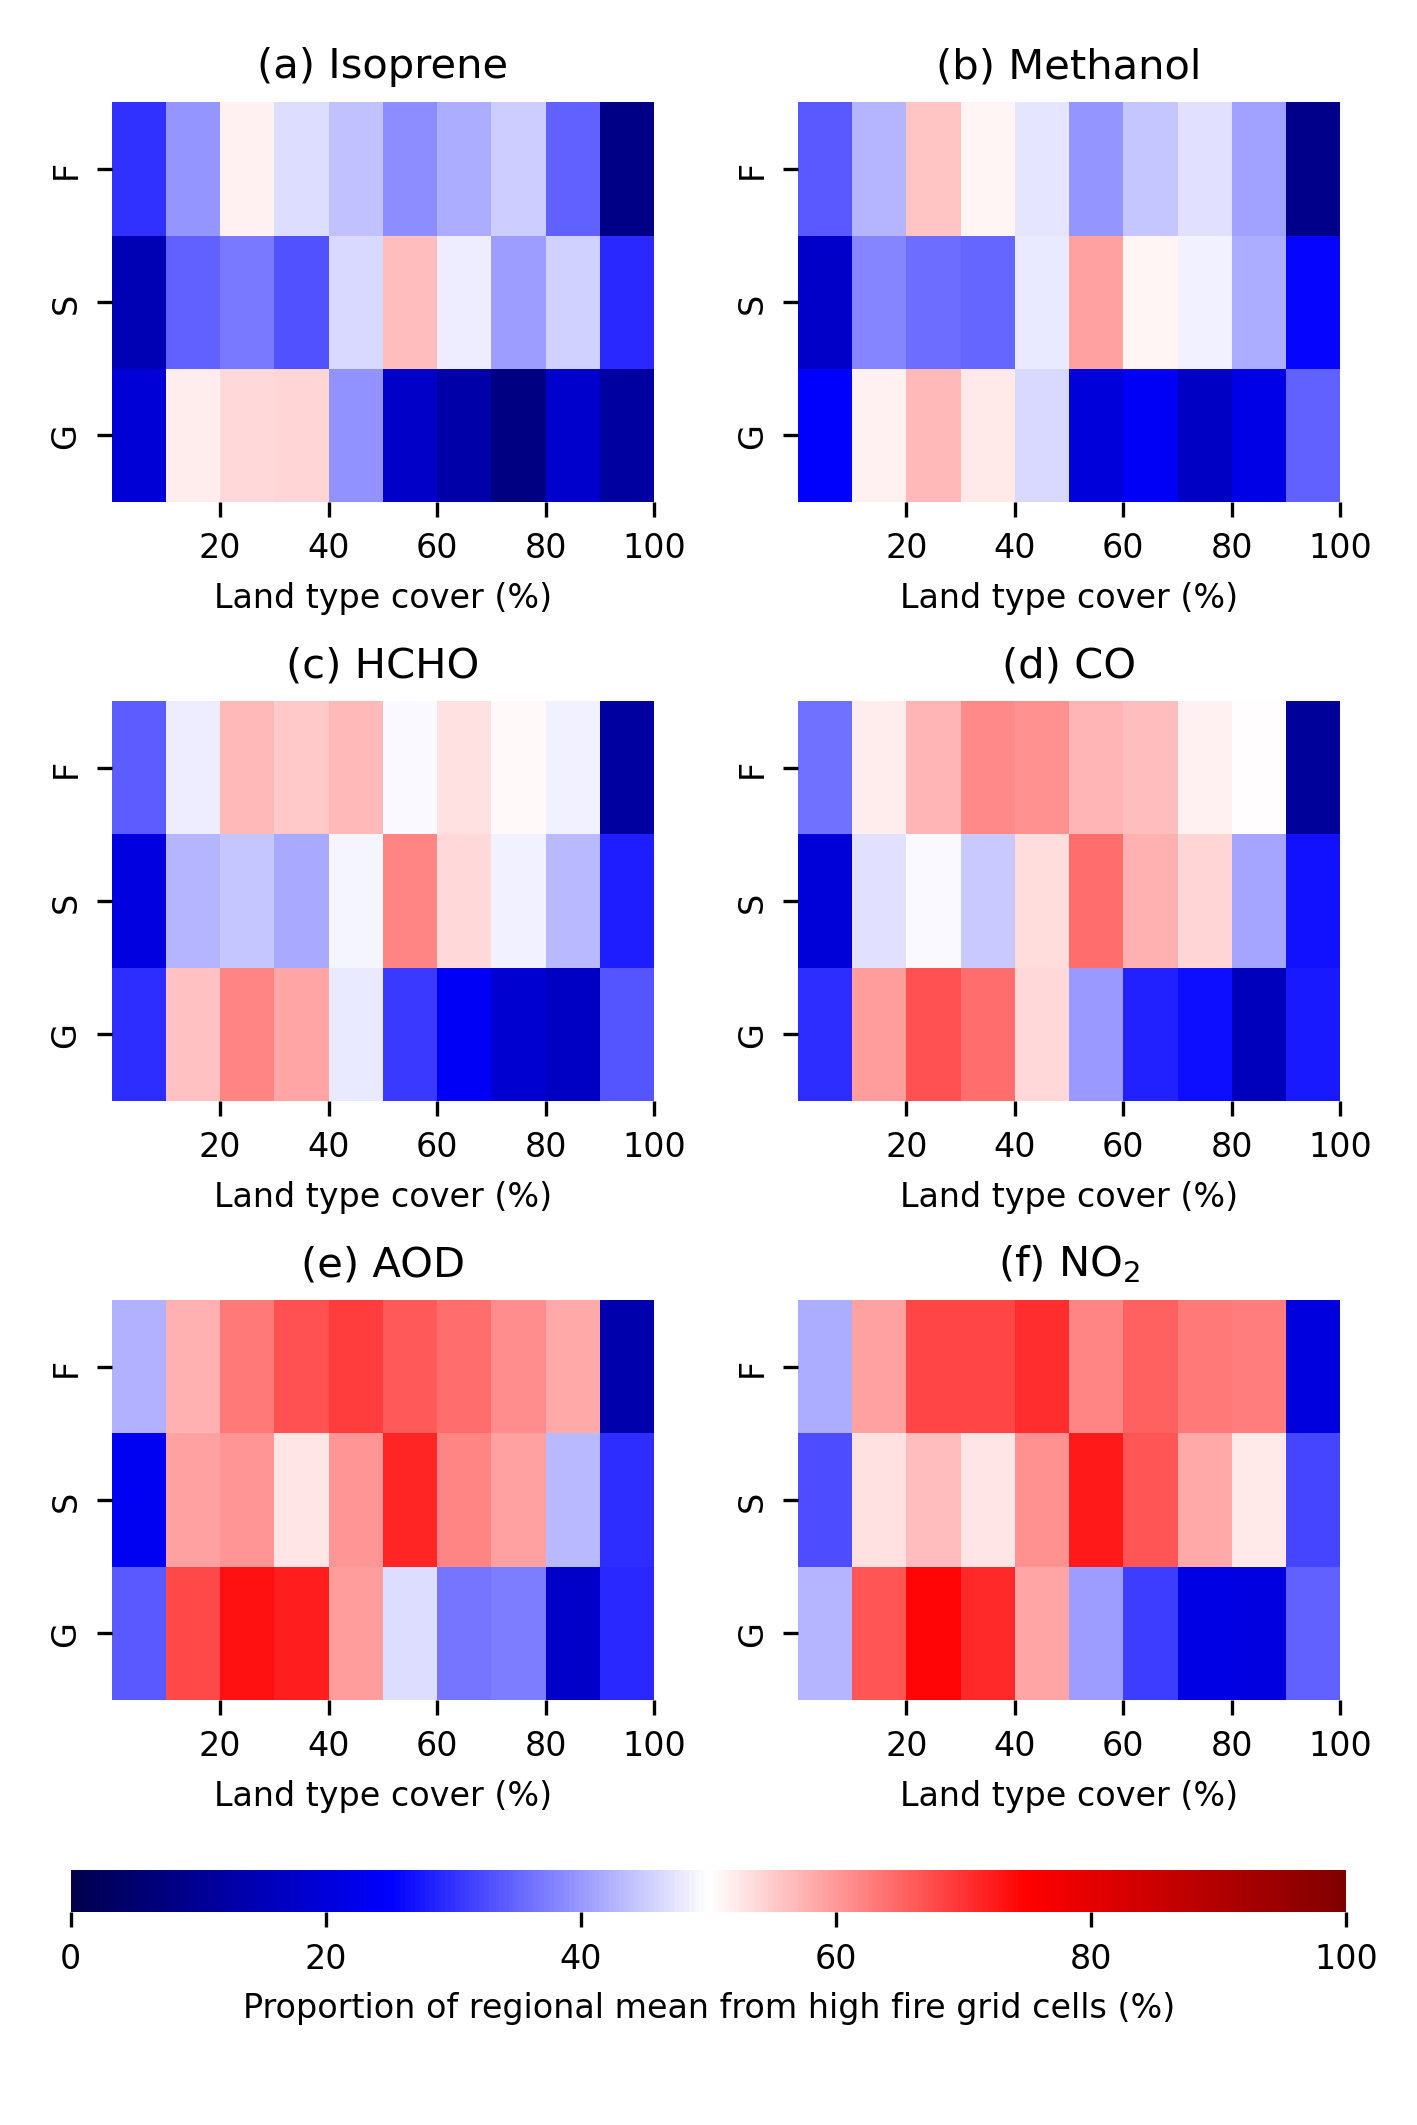

Reproduce this figure in Python.
# -*- coding: utf-8 -*-
"""
Created on Fri Mar 31 12:44:58 2023

@author: s2261807


Script for summary figure 'heatmap style'

The data used has been previously processed and (in most cases) regridded to 1 by 1 degree resolution. 

Wet season = February through March
Dry season = August through October
"""

# =============================================================================
# import functions and load necessary data
# =============================================================================

### functions
import xarray as xr
import pandas as pd
import matplotlib.pyplot as plt
import numpy as np
import numpy.ma as ma
from sklearn.linear_model import TheilSenRegressor
import seaborn as sns
# from datetime import datetime


### data

# burned area (GFED 4; 2001-2016); error in metadata - unit is fraction of cell, not %
fn = 'R:\\gfed\\monthly_1degree_sum_2001-2016.nc'
ds = xr.open_dataset(fn, decode_times=True)
fire = ds['Burned area']*100 
fire['time'] = pd.date_range('2001-01-01', '2016-12-31', freq = 'MS')
ds.close()
# burned area GFED5
fn = 'R:\gfed\GFED5\GFED5_totalBA_2001-2020.nc'
ds = xr.open_dataset(fn, decode_times=True)
fire2 = ds['__xarray_dataarray_variable__']#*100 
fire2['time'] = pd.date_range('2001-01-01', '2020-12-31', freq = 'MS')
ds.close()
## atmospheric composition

# HCHO
fn = 'R:/OMI_HCHO/OMI_HCHO_RSCVC_monthly_no_corrections.nc'
ds = xr.open_dataset(fn, decode_times=True)
hcho = ds['hcho_rs'][:-12,::-1,:]
ds.close()

# CO
fn = 'R:/mopitt_co/mopitt_co_totalcolumn_2001-2019_monthly.nc'
ds = xr.open_dataset(fn, decode_times=True)
co = ds['__xarray_dataarray_variable__']
ds.close()

# NO2
fn = 'R:/OMI_NO2/omi_no2_mm_2005_2020_masked.nc'
ds = xr.open_dataset(fn, decode_times=True)
# ds['time'] = pd.date_range('2005-01-01', '2020-12-31', freq = 'MS')
no2 = ds['no2'][:-12,:,:]
ds.close()

# AOD
fn = 'R:\modis_aod\mod08_aod_masked_2001-2019.nc'
ds = xr.open_dataset(fn, decode_times=True)
aod = ds['aod'][:,0,:,:]
# # mask_value = aod[0,0,0,0]
ds.close()

# isoprene
fn = 'R:/cris_isoprene/2012-2020_CrIS_monthly_Isoprene_1degree_vAug23_2SDmask.nc'
ds = xr.open_dataset(fn, decode_times=True)
isop = ds['isoprene'][:-12,:,:]
ds.close()

# methanol
fn = 'R:/methanol/methanol_1degree_2008-2018.nc'
ds = xr.open_dataset(fn, decode_times=True)
methanol = ds['methanol'][:,:,:]
ds.close()

## DEM
fn = 'R:/DEM/SAM_DEM.nc'
ds = xr.open_dataset(fn)
dem = ds['SAM_DEM']
ds.close()  


### LC option B

fn = 'R:\modis_lc\mcd12c1_1deg_igbp_percent_corrected.nc'
ds = xr.open_dataset(fn, decode_times=False)
grass_mosaic = ds['Land_Cover_Type_1_Percent'][:,:,:,10] + ds['Land_Cover_Type_1_Percent'][:,:,:,12] + ds['Land_Cover_Type_1_Percent'][:,:,:,14]
grass_mosaic['time'] = pd.date_range('2001', '2020', freq = 'Y')
ds.close()

grass = grass_mosaic

fn = 'R:\modis_lc\mcd12c1_1deg_igbp_percent_corrected.nc'
ds = xr.open_dataset(fn, decode_times=True)
broadleaf = ds['Land_Cover_Type_1_Percent'][:,:,:,2] + ds['Land_Cover_Type_1_Percent'][:,:,:,4] 
broadleaf['time'] = pd.date_range('2001', '2020', freq = 'Y')
ds.close()

fn = 'R:\modis_lc\mcd12c1_1deg_igbp_percent_corrected.nc'
ds = xr.open_dataset(fn, decode_times=False)
savanna = ds['Land_Cover_Type_1_Percent'][:,:,:,8:10].sum(axis=3)
savanna['time'] = pd.date_range('2001', '2020', freq = 'Y')
ds.close()
# =============================================================================
# define functions
# =============================================================================
def spatial_weighted_average(data, weights):
    length = data.shape[0]
    weighted = np.ones(length)
    for i in range(length):
        weighted[i] = np.ma.average(np.ma.masked_invalid(data[i,:,:]), weights = weights)
    return weighted

def crop_data(var):
    ''' Function to crop data to area of interest:
        South America ()
        50-70 degrees W, 5-25 degrees S'''
   
    ### Southern Amazon
    mask_lon = (var.lon >= -70) & (var.lon <= -50)
    mask_lat = (var.lat >= -25) & (var.lat <= -5)

    var_crop = var.where(mask_lon & mask_lat, drop=True)
    return var_crop

def get_month_data(months, data):
    mon = data.groupby('time.month').groups
    mon_idxs = np.zeros(int(data.shape[0]/4))
    j = int(len(mon_idxs)/3)
    mon_idxs[:j] = mon[months[0]]
    mon_idxs[j:2*j] = mon[months[1]]
    mon_idxs[2*j:] = mon[months[2]]
    mon_idxs = np.sort(mon_idxs).astype(int)
    mon_data = data.isel(time=mon_idxs)
    return mon_data

def crop_ref_sector(var):
    ''' Function to crop data to area of interest:
        South America ()
        50-70 degrees W, 5-25 degrees S'''
    # mask_lon = (var.lon >= -83) & (var.lon <= -33)
    # mask_lat = (var.lat >= -56.5) & (var.lat <= 13.5)
    mask_lon = (var.lon >= -140) & (var.lon <= -100)
    mask_lat = (var.lat >= -30) & (var.lat <= 0)
    var_crop = var.where(mask_lon & mask_lat, drop=True)
    return var_crop

def weighted_temporal_mean(ds):
    """
    weight by days in each month
    """
    # Determine the month length
    month_length = ds.time.dt.days_in_month

    # Calculate the weights
    wgts = month_length.groupby("time.year") / month_length.groupby("time.year").sum()

    # Make sure the weights in each year add up to 1
    np.testing.assert_allclose(wgts.groupby("time.year").sum(xr.ALL_DIMS), 1.0)
 
    # Setup our masking for nan values
    cond = ds.isnull() #obs.isnull()
    ones = xr.where(cond, 0.0, 1.0)

    # Calculate the numerator
    obs_sum = (ds * wgts).resample(time="AS").sum(dim="time")

    # Calculate the denominator
    ones_out = (ones * wgts).resample(time="AS").sum(dim="time")

    # Return the weighted average
    return obs_sum / ones_out

def mask_data(data, yes_fire, no_fire):
    data_fires = xr.zeros_like(data)
    data_no_fires = xr.zeros_like(data)
    
    if len(data.shape) == 2:
        data_fires[:,:] = data[:,:].where(yes_fire)
        data_no_fires[:,:] = data[:,:].where(no_fire)
    elif len(data.shape) == 3:
        for i in range(len(data[:,0,0])):
            data_fires[i,:,:] = data[i,:,:].where(yes_fire[i,:,:])
            data_no_fires[i,:,:] = data[i,:,:].where(no_fire[i,:,:])
    elif len(data.shape) == 4:
        for i in range(len(data[:,0,0,0])):
            for j in range(len(data[0,:,0,0])):
                data_fires[i,j,:,:] = data[i,j,:,:].where(yes_fire[i,:,:])
                data_no_fires[i,j,:,:] = data[i,j,:,:].where(no_fire[i,:,:])
    else: print('Invalid shape of data')
    return data_fires, data_no_fires

def get_atm_dist(atm_comp, lc, perc):
    if perc == 10:
        cover = ma.masked_less_equal(lc, perc).mask.flatten()
    else:
        cover = ma.masked_inside(lc, perc - 9.9, perc).mask.flatten()
    
    atm_comp_1d = atm_comp.values.flatten()   
    # atm_comp_1d = atm_comp.flatten()   # use for hcho
    if np.any(cover) == False:
        cover = np.zeros_like(atm_comp_1d, dtype = np.bool)
    atm_comp_dist = atm_comp_1d[cover]
    return atm_comp_dist

def calc_statistic(data, stat = 'median'):
    data_means = np.zeros(10)
    if stat == 'mean':
        for i,a in enumerate(data):
            data_means[i]=a.mean()
    elif stat == 'median':
        for i,a in enumerate(data):
            data_means[i]=np.median(a)  
    else:
        print('invalid stat')
    
    return data_means

def mask_high_elev(data, high_elev):
    
    data_low = xr.zeros_like(data)
    
    if len(data.shape) == 2:
        data_low[:,:] = data[:,:].where(~high_elev)
    elif len(data.shape) == 3:
        for i in range(len(data[:,0,0])):
            data_low[i,:,:] = data[i,:,:].where(~high_elev)
    else: print('Invalid shape of data')
    return data_low
# =============================================================================
# weights for weighted spatial averages
# =============================================================================
#get weights
lon_edges = np.arange(-180, 180.1, 1)
lat_edges = np.arange(90, -90.1, -1)
# initialise variables
n_lons = len(lon_edges) - 1 # len() works for 1D arrays
n_lats = len(lat_edges) - 1 
R = 6371.0 # the radius of Earth in km
mdi = -999.99 # no data value
surface_area_earth = np.zeros((n_lats, n_lons)) + mdi
# get lat and lon in radians
lons_rad = lon_edges*(2*np.pi/360.0)
lats_rad = lat_edges*(2*np.pi/360.0)
# calculate surface area for lon lat grid 
# surface area = -1 * R^2 * (lon2 - lon1) * (sin(lat2) - sin(lat1)) # lat and lon in radians
for i in range(n_lons):
    for j in range(n_lats):
        term1 = R**2
        term2 = (lons_rad[i+1] - lons_rad[i])
        term3 = np.sin(lats_rad[j+1]) - np.sin(lats_rad[j])
        
        tmp_sa = -1*term1*term2*term3 # without -1 surface area comes out negative (lat in different order for MODIS?)
        surface_area_earth[j, i] = tmp_sa
spatial_weights = surface_area_earth / np.max(surface_area_earth)

spatial_weights = xr.DataArray(data = spatial_weights, coords = {"lat": fire.lat, "lon": fire.lon})

fire2 = fire2.fillna(0)/surface_area_earth *100
# =============================================================================
# crop data to region of interest
# =============================================================================

fire_crop = crop_data(fire2)

hcho_crop = crop_data(hcho)
co_crop = crop_data(co)
no2_crop = crop_data(no2)
aod_crop = crop_data(aod)
isop_crop = crop_data(isop)
methanol_crop = crop_data(methanol)

broadleaf_crop = crop_data(broadleaf)
savanna_crop = crop_data(savanna)
grass_crop = crop_data(grass)

dem_crop = crop_data(dem)
# =============================================================================
# separate data into wet and dry season
# =============================================================================


# fire_wet = get_month_data([2,3,4], fire_crop)
fire_dry = get_month_data([8,9,10], fire_crop)

hcho_wet = get_month_data([2,3,4], hcho_crop)
hcho_dry = get_month_data([8,9,10], hcho_crop)

co_wet = get_month_data([2,3,4], co_crop)
co_dry = get_month_data([8,9,10], co_crop)

no2_wet = get_month_data([2,3,4], no2_crop)
no2_dry = get_month_data([8,9,10], no2_crop)

aod_wet = get_month_data([2,3,4], aod_crop)
aod_dry = get_month_data([8,9,10], aod_crop)

isop_wet = get_month_data([2,3,4], isop_crop)
isop_dry = get_month_data([8,9,10], isop_crop)

methanol_wet = get_month_data([2,3,4], methanol_crop)
methanol_dry = get_month_data([8,9,10], methanol_crop)
# =============================================================================
# detrend HCHO data
# =============================================================================

pacific = crop_ref_sector(hcho)
pac_weights = crop_ref_sector(spatial_weights)

pacific_wet = get_month_data([2,3,4], pacific)
pacific_dry = get_month_data([8,9,10], pacific)

wet_mean = weighted_temporal_mean(pacific_wet)
dry_mean = weighted_temporal_mean(pacific_dry)

pacific_mean_dry = spatial_weighted_average(dry_mean, pac_weights)
pacific_mean_wet = spatial_weighted_average(wet_mean, pac_weights)
# 

X = [i for i in range(0, len(pacific_mean_wet))]
X = np.reshape(X, (len(X), 1))
y1 = pacific_mean_wet
# Theil-Sen
model = TheilSenRegressor()
reg = model.fit(X, y1)
trend_TS_wet = model.predict(X)
R2_ts_wet = reg.score(X, y1)

X = [i for i in range(0, len(pacific_mean_dry))]
X = np.reshape(X, (len(X), 1))
y2 = pacific_mean_dry
# Theil-Sen
model = TheilSenRegressor()
reg = model.fit(X, y2)
trend_TS_dry = model.predict(X)
R2_ts_dry = reg.score(X, y2)

trend_diff_wet = trend_TS_wet - trend_TS_wet[0]
trend_diff_dry = trend_TS_dry - trend_TS_dry[0]

detrended_hcho_wet = np.zeros_like(hcho_wet)
for i, y in enumerate(range(14)):
    for j in range(3):
        detrended_hcho_wet[y*3+j,:,:] = hcho_wet[y*3+j,:,:] - trend_diff_wet[i]
        
hcho_wet_d = xr.DataArray(data = detrended_hcho_wet, coords = {"time": hcho_wet.time, "lat": hcho_wet.lat, "lon": hcho_wet.lon})

detrended_hcho_dry = np.zeros_like(hcho_dry)
for i, y in enumerate(range(14)):
    for j in range(3):
        detrended_hcho_dry[y*3+j,:,:] = hcho_dry[y*3+j,:,:] - trend_diff_dry[i]

hcho_dry_d = xr.DataArray(data = detrended_hcho_dry, coords = {"time": hcho_dry.time, "lat": hcho_dry.lat, "lon": hcho_dry.lon})


# =============================================================================
# create high-fire and low-fire data subsets = mask my burned area - what value should be chosen? - start with any fire in a given month
# =============================================================================
atmos_no = 6
if atmos_no == 1:
    atmos_dry = isop_dry #aod_dry #no2_dry # co_dry #hcho_dry_d
    atmos_wet = isop_wet #aod_wet # no2_wet # co_wet #hcho_wet_d
elif atmos_no == 2:
    atmos_dry = aod_dry #no2_dry # co_dry #hcho_dry_d
    atmos_wet = aod_wet # no2_wet # co_wet #hcho_wet_d
elif atmos_no == 3:
    atmos_dry = methanol_dry
    atmos_wet = methanol_wet 
elif atmos_no == 4:
    atmos_dry = no2_dry # co_dry #hcho_dry_d
    atmos_wet = no2_wet # co_wet #hcho_wet_d
elif atmos_no == 5:
    atmos_dry = co_dry 
    atmos_wet = co_wet 
elif atmos_no == 6:
    atmos_dry = hcho_dry_d 
    atmos_wet = hcho_wet_d 
else:
    print('atmos_no is out of bounds (1 to 6)')

labels = {1 : 'Isoprene', 2 : 'AOD' , 3 : 'Methanol', 4 : 'NO$_{2}$', 5 : 'CO', 6 : 'HCHO'}

units = {1 : '[molecules cm$^{-2}$]', 2 : 'at 0.47 $\mu$m', 3 : '[ppbv]', 4 : '[molecules cm$^{-2}$]',\
         5 : '[10$^{17}$ molecules cm$^{-2}$]', 6 : '[molecules cm$^{-2}$]'}

lcs = [broadleaf_crop]
lc_labels = ['Broadleaf forest']

# lc_means = np.zeros((4, 10))

# elev_boundary = 1000
# high_elev = ma.masked_greater_equal(dem_crop, elev_boundary).mask

# atmos_dry = mask_high_elev(atmos_dry, high_elev) 
# atmos_wet = mask_high_elev(atmos_wet, high_elev)


plot_data = []

lcs = [broadleaf_crop, savanna_crop, grass_crop]
lc_labels = ['Broadleaf forest', 'Savanna', 'Grasses and croplands']
for j, y in enumerate(lcs):
    lc = y
    for i in range(1, 7):
        atmos_no = i
        if atmos_no == 1:
            atmos_dry = isop_dry #aod_dry #no2_dry # co_dry #hcho_dry_d
            atmos_wet = isop_wet #aod_wet # no2_wet # co_wet #hcho_wet_d
        elif atmos_no == 2:
            atmos_dry = methanol_dry
            atmos_wet = methanol_wet         
        elif atmos_no == 3:
            atmos_dry = hcho_dry_d 
            atmos_wet = hcho_wet_d 
        elif atmos_no == 4:
            atmos_dry = co_dry 
            atmos_wet = co_wet 
        elif atmos_no == 5:
            atmos_dry = aod_dry #no2_dry # co_dry #hcho_dry_d
            atmos_wet = aod_wet # no2_wet # co_wet #hcho_wet_d
        elif atmos_no == 6:
            atmos_dry = no2_dry # co_dry #hcho_dry_d
            atmos_wet = no2_wet # co_wet #hcho_wet_d
        else:
            print('atmos_no is out of bounds (1 to 6)')
            
        lc_means = np.zeros((2, 10))
    
        elev_boundary = 1000
        high_elev = ma.masked_greater_equal(dem_crop, elev_boundary).mask
    
        atmos_dry = mask_high_elev(atmos_dry, high_elev) 
        atmos_wet = mask_high_elev(atmos_wet, high_elev)
        
        ### keeping only data for months where both datasets are available
        min_time = xr.DataArray(data = [fire_dry.time.min().values, atmos_dry.time.min().values]).max().values
        min_year = min_time.astype(str).split('-')[0]
        max_time = xr.DataArray(data = [fire_dry.time.max().values, atmos_dry.time.max().values]).min().values
        max_year = max_time.astype(str).split('-')[0]
        
        fire_slice = fire_dry.sel(time=slice(min_year, max_year))
        atmos_dry_slice = atmos_dry.sel(time=slice(min_year, max_year))
        # atmos_wet_slice = atmos_wet.sel(time=slice(min_year, max_year))
        lc_slice = lc.sel(time=slice(min_year, max_year))
        #lc_int = (np.rint(lc_slice*100)).astype(int)
        lc_int = np.rint(lc_slice) #if LC B used
        
        ### masking fire occurrence
        boundary = 0.05#0.004
        no_fire = ma.masked_less_equal(fire_slice, boundary).mask
        yes_fire = ma.masked_greater(fire_slice, boundary).mask
            
        atmos_dry_fire, atmos_dry_no_fire = mask_data(atmos_dry_slice, yes_fire, no_fire)
        
        
        # =============================================================================
        # segregate data based on land cover percentage
        # =============================================================================
        reshape_lc = np.zeros_like(atmos_dry_slice)
        for a in range(lc_int.shape[0]):
            for b in range(3):
                reshape_lc[a*3+b,:,:] = lc_int[a]
                
        # confirm array shapes match
        if atmos_dry_fire.shape == reshape_lc.shape:
            print('Array shapes match')
        else:
            print('Array shapes differ - cannot use land cover as mask')
        
        # dry season + fire
        data1 = []
        data1_len = []
        
        for p in range(10, 101, 10): # or 51 for urban
            distribution_data = get_atm_dist(atmos_dry_fire, reshape_lc, p)
            distribution_data = distribution_data[~np.isnan(distribution_data)]
            data1.append(distribution_data)
            data1_len.append(len(distribution_data))
        
        # # dry season no fire
        # data2 = []
        # data2_len = []
        
        # for p in range(10, 101, 10): # or 51 for urban
        #     distribution_data = get_atm_dist(atmos_dry_no_fire, reshape_lc, p)
        #     distribution_data = distribution_data[~np.isnan(distribution_data)]
        #     data2.append(distribution_data)
        #     data2_len.append(len(distribution_data))
        
        # dry season all
        data3 = []
        data3_len = []
        
        for p in range(10, 101, 10): # or 51 for urban
            distribution_data = get_atm_dist(atmos_dry_slice, reshape_lc, p)
            distribution_data = distribution_data[~np.isnan(distribution_data)]
            data3.append(distribution_data)
            data3_len.append(len(distribution_data))
        
        # # wet season all
        # data4 = []
        # data4_len = []
        
        # for p in range(10, 101, 10): # or 51 for urban
        #     distribution_data = get_atm_dist(atmos_wet_slice, reshape_lc, p)
        #     distribution_data = distribution_data[~np.isnan(distribution_data)]
        #     data4.append(distribution_data)
        #     data4_len.append(len(distribution_data))
        
        
        # =============================================================================
        # calculate median (or other statistic) for each season/burned area/land cover bracket - add area weighting????
        # =============================================================================
            
        data1_means = calc_statistic(data1, stat='mean')
        # data2_means = calc_statistic(data2, stat='mean')
        data3_means = calc_statistic(data3, stat='mean')
        # data4_means = calc_statistic(data4, stat='mean')
        
        data1_cover = np.zeros(10)
        for l in range(10):
            data1_cover[l] = data1_len[l] /data3_len[l]
        
        data1_weighted = (data1_means * data1_len / data3_len ) / data3_means #- data1_cover
        # data2_weighted = data2_means * data2_len / data3_len
        
        
        plot_data.append(data1_weighted)

tmp_isop = np.stack((plot_data[0], plot_data[6], plot_data[12]))
tmp_met = np.stack((plot_data[1], plot_data[7], plot_data[13]))
tmp_hcho = np.stack((plot_data[2], plot_data[8], plot_data[14]))
tmp_co = np.stack((plot_data[3], plot_data[9], plot_data[15]))
tmp_aod = np.stack((plot_data[4], plot_data[10], plot_data[16]))
tmp_no2 = np.stack((plot_data[5], plot_data[11], plot_data[17]))

# # =============================================================================
# # heatmap plot
# # =============================================================================
# categories = ['High Fire', 'Low Fire', 'Dry', 'Wet']

# categories = ['H', 'L', 'D', 'W']

# cm = 1/2.54
# fig, axes = plt.subplots(figsize=(6 * cm, 3 * cm))
# axes.set_title(labels[atmos_no], fontsize = 8)
# axes = sns.heatmap(lc_means,  cmap='YlGnBu', cbar_kws = {'label':f'{labels[atmos_no]} {units[atmos_no]}'})#,
#                                                         # how to change fontsize' : '8' }) #vmin=10, vmax=30,

# # axes.set_ylabel('Category', fontsize = 10)
# axes.set_xlabel('Broadleaf forest % cover', fontsize = 8)
# axes.set_yticklabels(categories, fontsize=8)
# axes.set_xlim(0,10)
# axes.set_xticks(np.arange(2,11, 2))
# axes.set_xticklabels(range(20,101, 20), fontsize = 8)

# # fig.savefig(f'M:/figures/atm_chem/comparison/SouthAmazon_stats/Summary/{labels[atmos_no]}_heatmap_notweighted_noneabove{elev_boundary}_broadleafB_hldw.png',\
# #             dpi = 300, bbox_inches='tight')

# =============================================================================
# broadleaf heatmaps for all 6 species
# =============================================================================
plot_data = [tmp_isop, tmp_met, tmp_hcho, tmp_co, tmp_aod, tmp_no2]

labels = {1 : 'Isoprene', 2 :  'Methanol', 3 : 'HCHO', 4 : 'CO', 5 : 'AOD', 6 : 'NO$_{2}$'}

units = {1 : '(10$^{16}$ molecules cm$^{-2}$)', 2 : '(ppbv)', 3 : '(10$^{16}$ molecules cm$^{-2}$)', 4 : '(10$^{17}$ molecules cm$^{-2}$)',\
          5 : 'at 0.47 $\mu$m', 6 : '(10$^{15}$ molecules cm$^{-2}$)'}


alphabet = ['a', 'b', 'c', 'd', 'e', 'f',]
categories = ['F', 'S', 'G']
cm = 1/2.54
fig, axes = plt.subplots(nrows=3, ncols=2, figsize=(12*cm, 18*cm))
axes = axes.ravel()
cax1 = fig.add_axes([0.05, 0.10, 0.9, 0.02])

for i in range(6):
    axes[i].set_title(f'({alphabet[i]}) {labels[i+1]}', fontsize = 10)
    if i == 5:
    
        sns.heatmap(plot_data[i]*100,  cmap='seismic', vmin=0, vmax=100,  ax = axes[i],\
                    cbar_ax = cax1, cbar_kws = {'orientation' : 'horizontal'}) #'label':f'{labels[i+1]} {units[i+1]}', cbar_kws = {'location':'bottom'}, 
        cbar = axes[i].collections[0].colorbar
        cbar.ax.tick_params(labelsize=8)
        cbar.set_label('Proportion of regional mean from high fire grid cells (%)', fontsize = 8)
    else:
        sns.heatmap(plot_data[i]*100,  cmap='seismic', vmin=0, vmax=100,  ax = axes[i], cbar = False)
    #cbar_kws = {'label':f'{labels[i+1]} {units[i+1]}', 'location':'bottom'}
    # axes[i].text(-2, 0, f'({alphabet[i]})', fontsize = 10)
    axes[i].set_yticklabels(categories, fontsize=8)
    axes[i].set_xlim(0,10)
    axes[i].set_xticks(np.arange(2,11, 2))
    axes[i].set_xticklabels(range(20,101, 20), fontsize = 8)
    axes[i].set_xlabel('Land type cover (%)', fontsize = 8)
    # cbar = axes[i].collections[0].colorbar
    # cbar.ax.tick_params(labelsize=8)
    # cbar.set_label(f'{labels[i+1]} {units[i+1]}', fontsize = 8)

# add colorbars
# im1 = sns.heatmap(plot_data[0]*100,  cmap='seismic', vmin=0, vmax=100, cbar = True)
# cax1 = fig.add_axes([0.13, 0.20, 0.8, 0.01])
# cb1 = fig.colorbar(im1, cax=cax1, orientation='horizontal')
# cb1.ax.tick_params(labelsize=8)
# cb1.set_label('(a), (b): Isoprene (molecules cm$^{-2}$)', fontsize = 8)


fig.tight_layout()
fig.subplots_adjust(bottom=0.2)


# save figure
# fig.savefig('C:/Users/s2261807/Documents/GitHub/SouthernAmazon_figures/f07.png', dpi = 300)

# =============================================================================
# broadleaf heatmaps for all 6 species - resized
# =============================================================================
plot_data = [tmp_isop, tmp_met, tmp_hcho, tmp_co, tmp_aod, tmp_no2]

labels = {1 : 'Isoprene', 2 :  'Methanol', 3 : 'HCHO', 4 : 'CO', 5 : 'AOD', 6 : 'NO$_{2}$'}

units = {1 : '(10$^{16}$ molecules cm$^{-2}$)', 2 : '(ppbv)', 3 : '(10$^{16}$ molecules cm$^{-2}$)', 4 : '(10$^{17}$ molecules cm$^{-2}$)',\
          5 : 'at 0.47 $\mu$m', 6 : '(10$^{15}$ molecules cm$^{-2}$)'}


alphabet = ['a', 'b', 'c', 'd', 'e', 'f',]
categories = ['F', 'S', 'G']
cm = 1/2.54
fig, axes = plt.subplots(nrows=3, ncols=2, figsize=(12*cm, 15*cm))
axes = axes.ravel()
cax1 = fig.add_axes([0.05, 0.10, 0.9, 0.02])

for i in range(6):
    axes[i].set_title(f'({alphabet[i]}) {labels[i+1]}', fontsize = 10)
    if i == 5:
    
        sns.heatmap(plot_data[i]*100,  cmap='seismic', vmin=0, vmax=100,  ax = axes[i],\
                    cbar_ax = cax1, cbar_kws = {'orientation' : 'horizontal'}) #'label':f'{labels[i+1]} {units[i+1]}', cbar_kws = {'location':'bottom'}, 
        cbar = axes[i].collections[0].colorbar
        cbar.ax.tick_params(labelsize=8)
        cbar.set_label('Proportion of regional mean from high fire grid cells (%)', fontsize = 8)
    else:
        sns.heatmap(plot_data[i]*100,  cmap='seismic', vmin=0, vmax=100,  ax = axes[i], cbar = False)
    #cbar_kws = {'label':f'{labels[i+1]} {units[i+1]}', 'location':'bottom'}
    # axes[i].text(-2, 0, f'({alphabet[i]})', fontsize = 10)
    axes[i].set_yticklabels(categories, fontsize=8)
    axes[i].set_xlim(0,10)
    axes[i].set_xticks(np.arange(2,11, 2))
    axes[i].set_xticklabels(range(20,101, 20), fontsize = 8)
    axes[i].set_xlabel('Land type cover (%)', fontsize = 8)
    # cbar = axes[i].collections[0].colorbar
    # cbar.ax.tick_params(labelsize=8)
    # cbar.set_label(f'{labels[i+1]} {units[i+1]}', fontsize = 8)

# add colorbars
# im1 = sns.heatmap(plot_data[0]*100,  cmap='seismic', vmin=0, vmax=100, cbar = True)
# cax1 = fig.add_axes([0.13, 0.20, 0.8, 0.01])
# cb1 = fig.colorbar(im1, cax=cax1, orientation='horizontal')
# cb1.ax.tick_params(labelsize=8)
# cb1.set_label('(a), (b): Isoprene (molecules cm$^{-2}$)', fontsize = 8)


fig.tight_layout()
fig.subplots_adjust(bottom=0.2)


# save figure
# fig.savefig('C:/Users/s2261807/Documents/GitHub/SouthernAmazon_figures/f07_resized_gfed5_b05.png', dpi = 300)
